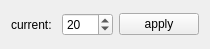
<?xml version="1.0" encoding="UTF-8"?>
<ui version="4.0">
 <class>NeuronManipulatorWidget</class>
 <widget class="QWidget" name="NeuronManipulatorWidget">
  <property name="geometry">
   <rect>
    <x>0</x>
    <y>0</y>
    <width>210</width>
    <height>49</height>
   </rect>
  </property>
  <property name="sizePolicy">
   <sizepolicy hsizetype="Preferred" vsizetype="Fixed">
    <horstretch>0</horstretch>
    <verstretch>0</verstretch>
   </sizepolicy>
  </property>
  <property name="windowTitle">
   <string>Form</string>
  </property>
  <layout class="QHBoxLayout" name="horizontalLayout">
   <item>
    <widget class="QLabel" name="label_current">
     <property name="text">
      <string>current:</string>
     </property>
    </widget>
   </item>
   <item>
    <widget class="QDoubleSpinBox" name="currentSpinBox">
     <property name="decimals">
      <number>0</number>
     </property>
     <property name="minimum">
      <double>-999.000000000000000</double>
     </property>
     <property name="maximum">
      <double>999.000000000000000</double>
     </property>
     <property name="value">
      <double>20.000000000000000</double>
     </property>
    </widget>
   </item>
   <item>
    <widget class="QPushButton" name="apply_potential_button">
     <property name="text">
      <string>apply</string>
     </property>
    </widget>
   </item>
  </layout>
  <zorder>apply_potential_button</zorder>
  <zorder>layoutWidget</zorder>
  <zorder>label_current</zorder>
 </widget>
 <resources/>
 <connections/>
</ui>
